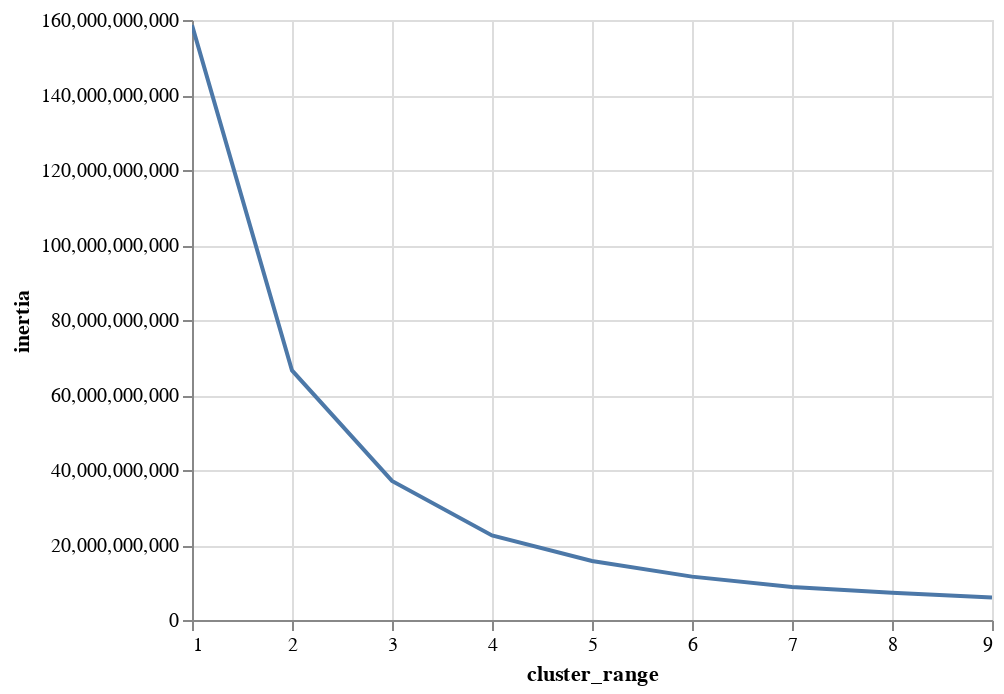

Source (notebook cell):
### Markdown cell above
An interactive plot:

### Code cell
alt.Chart(clusters).mark_line().encode(x='cluster_range', y='inertia', tooltip=['cluster_range', 
                             'inertia']).interactive()

### Figure 1 — Vega-Lite specification as saved in the notebook (floating-point values rounded to 4 significant figures)
{"config": {"view": {"continuousWidth": 400, "continuousHeight": 300}}, "data": {"name": "data-54a21f3024dd5b0316b30a5c89bc19eb"}, "mark": "line", "encoding": {"tooltip": [{"type": "quantitative", "field": "cluster_range"}, {"type": "quantitative", "field": "inertia"}], "x": {"type": "quantitative", "field": "cluster_range"}, "y": {"type": "quantitative", "field": "inertia"}}, "selection": {"selector005": {"type": "interval", "bind": "scales", "encodings": ["x", "y"]}}, "$schema": "https://vega.github.io/schema/vega-lite/v4.0.2.json", "datasets": {"data-54a21f3024dd5b0316b30a5c89bc19eb": [{"cluster_range": 1, "inertia": 158600000000.0}, {"cluster_range": 2, "inertia": 66550000000.0}, {"cluster_range": 3, "inertia": 37080000000.0}, {"cluster_range": 4, "inertia": 22540000000.0}, {"cluster_range": 5, "inertia": 15720000000.0}, {"cluster_range": 6, "inertia": 11560000000.0}, {"cluster_range": 7, "inertia": 8784000000.0}, {"cluster_range": 8, "inertia": 7278000000.0}, {"cluster_range": 9, "inertia": 6000000000.0}]}}
